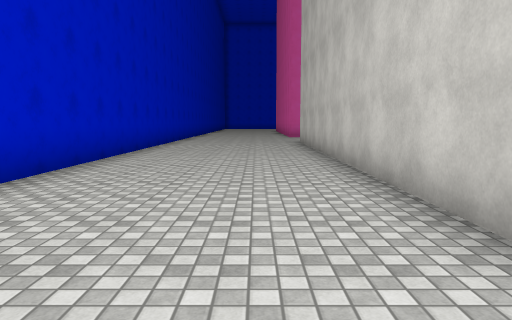
[1] (above)

21 first-person views from a walk through a 3-D level made in the Unity game engine. The camera is 1.4 m above the floor, tilts 6° down and sees 70° across. The floor is counted in squares, 2 m on a side. Each view is taken from the middle of a square. On the plan, view 1 faces up. The plan holds only what a view shows up to about 11 squares ahead; the rest is blank. The place goes on beyond the plan. The player is left out. Surface patterns are stand-ins for the level's own textures.

[2]
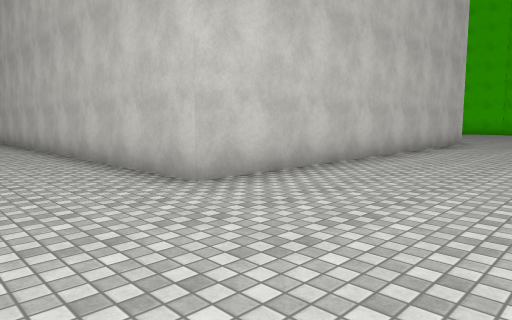

[3]
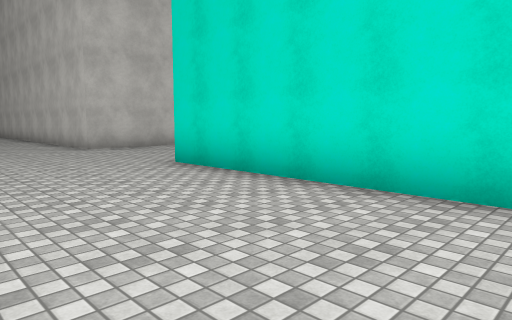

[4]
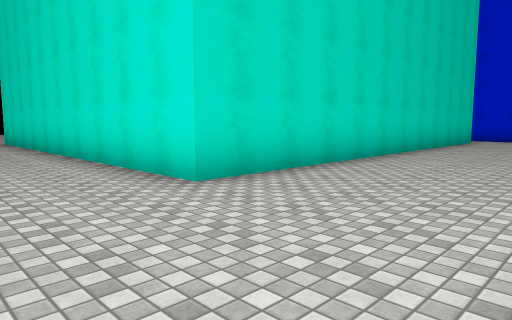

[5]
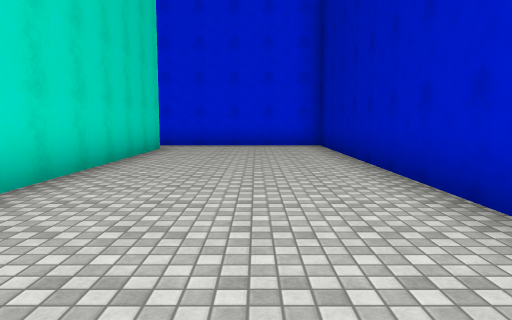

[6]
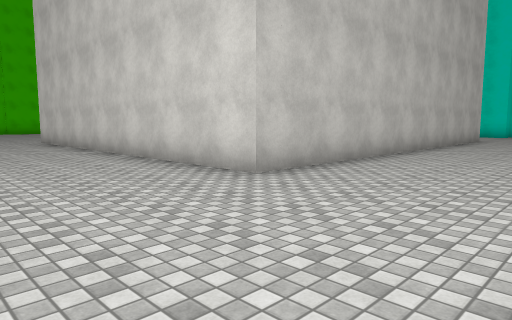

[7]
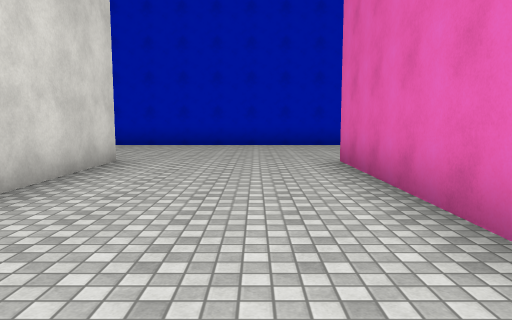

[8]
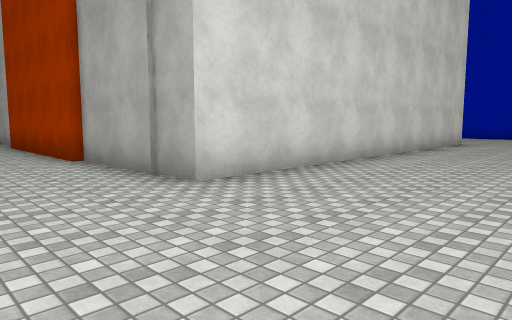

[9]
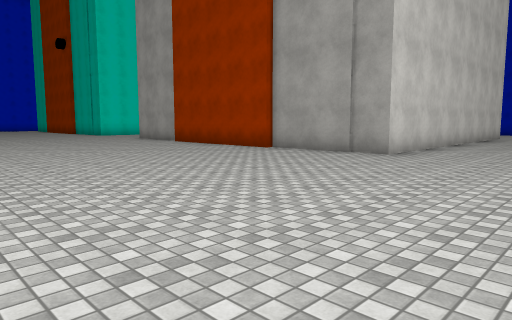

[10]
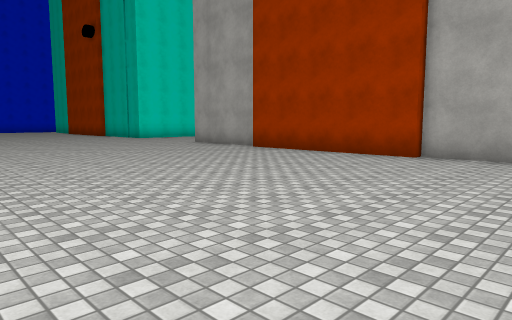

[11]
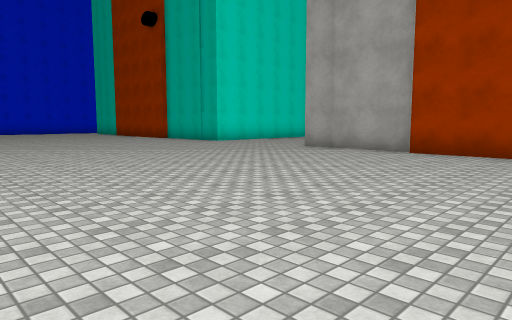

[12]
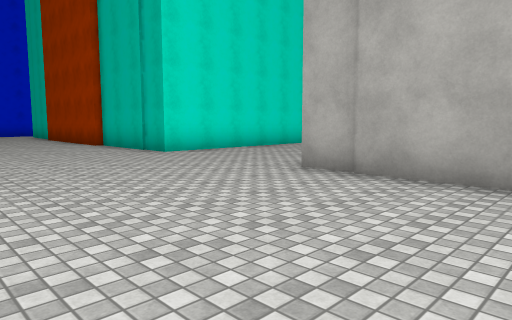

[13]
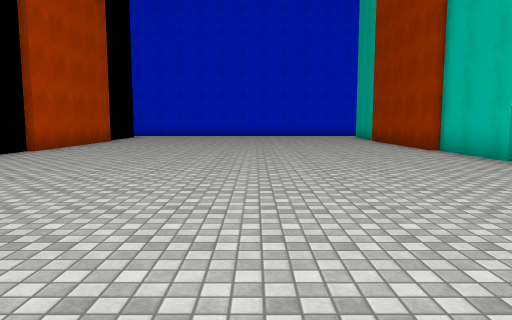

[14]
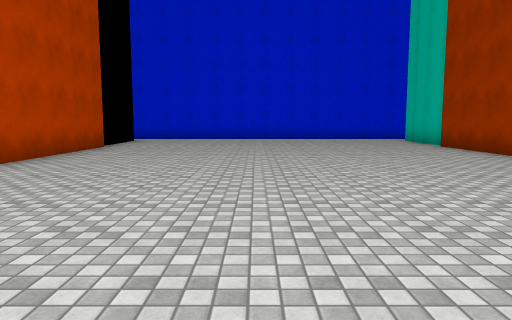

[15]
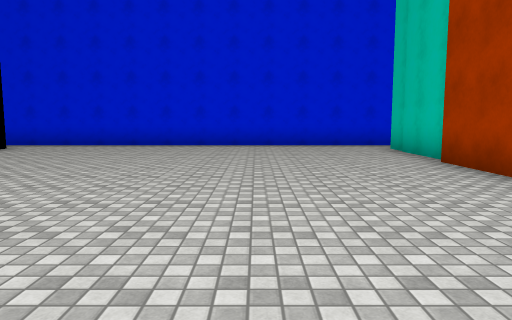

[16]
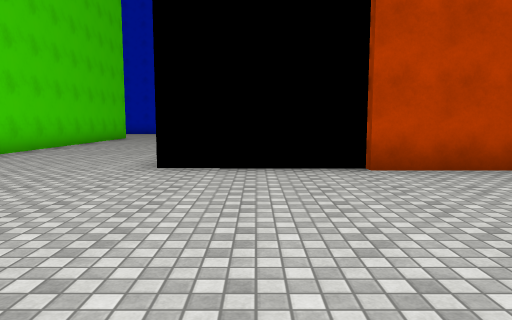

[17]
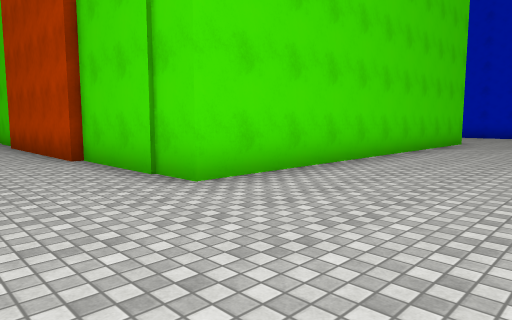

[18]
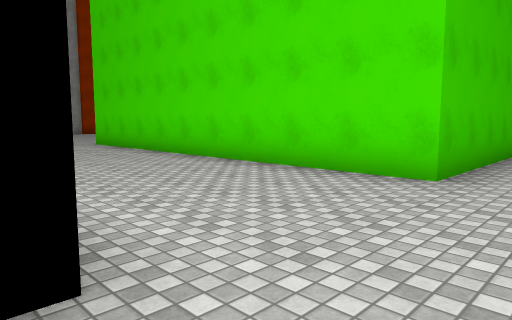

[19]
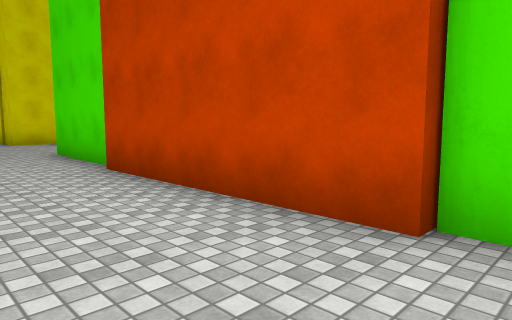

[20]
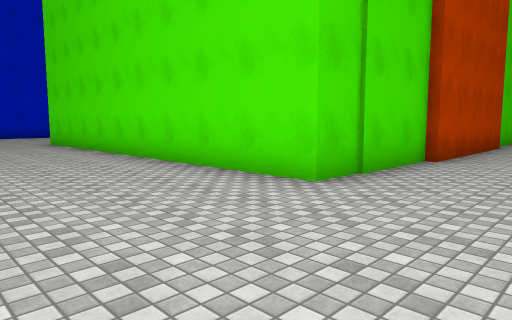

[21]
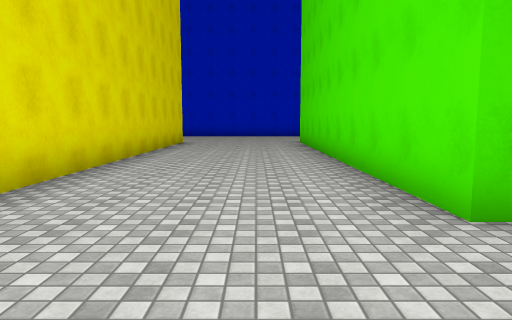

### Floor plan
Points are (right, up) in squares from view 1. A wall is a line through its corners. A room is listed if a view was taken in it or the views show most of it. See-through windows are left out.
Room 1 (views 1, 2, 3, 4, 5, 6, 7, 8, 9, 10, 11, 12, 13, 14, 15, 16, 17, 18, 19, 20, 21)
walls: (11.2, 1.5) (1.5, 1.5) (1.5, 12.5) (11.6, 12.5) (11.6, 9.2) (11.8, 9.2) (11.8, 4.6); (11.6, 4.6) (11.6, 1.5); (11.8, -5.8) (11.8, -10.4); (21.4, 9.2) (21.4, 12.5) (31.1, 12.5); (11.6, -10.6) (11.6, -13.5); (21.2, -10.2) (21.2, -5.6); (31.5, 5.5) (31.5, 1.5) (21.4, 1.5) (21.4, 4.8) (21.2, 4.8) (21.2, 9.4); (6, 16.5) (1.5, 16.5); (11, -14.8) (22.5, -14.8); (-2.9, -6.6) (-2.9, -14.8) (1.9, -14.8); (1.5, -13.5) (1.5, -2.5) (11.6, -2.5) (11.6, -5.9); (30, 16.5) (21.4, 16.5) (21.4, 17.1); (-2.9, 17.5) (-2.9, 4)

Where each view was taken, in squares from view 1:
view 1: 0 up, 0 right, facing up
view 2: 2 down, 1 left, facing up-right
view 3: 8 down, 2 left, facing up-right
view 4: 0 up, 2 left, facing down-right
view 5: 4 down, 1 left, facing down
view 6: 16 up, 2 left, facing down-right
view 7: 15 up, 8 right, facing left
view 8: 16 up, 14 right, facing down-left
view 9: 16 up, 19 right, facing down-left
view 10: 12 up, 19 right, facing down-left
view 11: 8 up, 20 right, facing down-left
view 12: 5 up, 16 right, facing down-left
view 13: 3 up, 16 right, facing down
view 14: 0 up, 17 right, facing down
view 15: 4 down, 15 right, facing down
view 16: 4 down, 16 right, facing right
view 17: 2 down, 19 right, facing up-right
view 18: 3 down, 33 right, facing up-left
view 19: 4 up, 19 right, facing up-right
view 20: 16 up, 19 right, facing down-right
view 21: 14 up, 19 right, facing right
